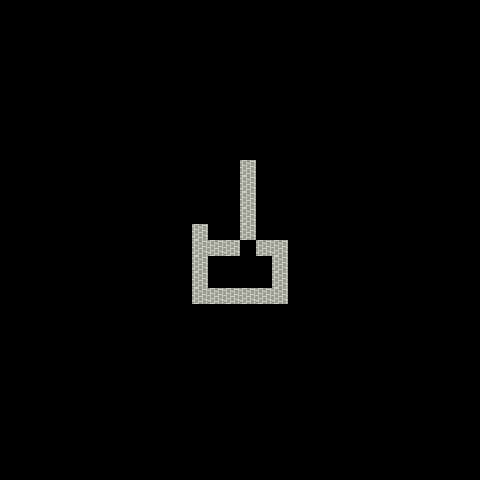

This is a level from a 2D game, rendered from its Tiled map with the project's own tilesets. A one-line summary and the complete map file follow:
An orthogonal 30x30 tile map with 16x16 px tiles, 1 tile layer (Floor) and 9 objects (2x PortalExit, Teleporter, PortalEntrance).

<map version="1.10" tiledversion="1.11.0" orientation="orthogonal" renderorder="right-down" width="30" height="30" tilewidth="16" tileheight="16" infinite="0" nextlayerid="4" nextobjectid="12">
 <tileset firstgid="1" source="../../sprites.tsx" />
 <layer id="1" name="Floor" width="30" height="30" locked="1">
  <data encoding="csv">
0,0,0,0,0,0,0,0,0,0,0,0,0,0,0,0,0,0,0,0,0,0,0,0,0,0,0,0,0,0,
0,0,0,0,0,0,0,0,0,0,0,0,0,0,0,0,0,0,0,0,0,0,0,0,0,0,0,0,0,0,
0,0,0,0,0,0,0,0,0,0,0,0,0,0,0,0,0,0,0,0,0,0,0,0,0,0,0,0,0,0,
0,0,0,0,0,0,0,0,0,0,0,0,0,0,0,0,0,0,0,0,0,0,0,0,0,0,0,0,0,0,
0,0,0,0,0,0,0,0,0,0,0,0,0,0,0,0,0,0,0,0,0,0,0,0,0,0,0,0,0,0,
0,0,0,0,0,0,0,0,0,0,0,0,0,0,0,0,0,0,0,0,0,0,0,0,0,0,0,0,0,0,
0,0,0,0,0,0,0,0,0,0,0,0,0,0,0,0,0,0,0,0,0,0,0,0,0,0,0,0,0,0,
0,0,0,0,0,0,0,0,0,0,0,0,0,0,0,0,0,0,0,0,0,0,0,0,0,0,0,0,0,0,
0,0,0,0,0,0,0,0,0,0,0,0,0,0,0,0,0,0,0,0,0,0,0,0,0,0,0,0,0,0,
0,0,0,0,0,0,0,0,0,0,0,0,0,0,0,0,0,0,0,0,0,0,0,0,0,0,0,0,0,0,
0,0,0,0,0,0,0,0,0,0,0,0,0,0,0,1,0,0,0,0,0,0,0,0,0,0,0,0,0,0,
0,0,0,0,0,0,0,0,0,0,0,0,0,0,0,1,0,0,0,0,0,0,0,0,0,0,0,0,0,0,
0,0,0,0,0,0,0,0,0,0,0,0,0,0,0,1,0,0,0,0,0,0,0,0,0,0,0,0,0,0,
0,0,0,0,0,0,0,0,0,0,0,0,0,0,0,1,0,0,0,0,0,0,0,0,0,0,0,0,0,0,
0,0,0,0,0,0,0,0,0,0,0,0,1,0,0,1,0,0,0,0,0,0,0,0,0,0,0,0,0,0,
0,0,0,0,0,0,0,0,0,0,0,0,1,1,1,0,1,1,0,0,0,0,0,0,0,0,0,0,0,0,
0,0,0,0,0,0,0,0,0,0,0,0,1,0,0,0,0,1,0,0,0,0,0,0,0,0,0,0,0,0,
0,0,0,0,0,0,0,0,0,0,0,0,1,0,0,0,0,1,0,0,0,0,0,0,0,0,0,0,0,0,
0,0,0,0,0,0,0,0,0,0,0,0,1,1,1,1,1,1,0,0,0,0,0,0,0,0,0,0,0,0,
0,0,0,0,0,0,0,0,0,0,0,0,0,0,0,0,0,0,0,0,0,0,0,0,0,0,0,0,0,0,
0,0,0,0,0,0,0,0,0,0,0,0,0,0,0,0,0,0,0,0,0,0,0,0,0,0,0,0,0,0,
0,0,0,0,0,0,0,0,0,0,0,0,0,0,0,0,0,0,0,0,0,0,0,0,0,0,0,0,0,0,
0,0,0,0,0,0,0,0,0,0,0,0,0,0,0,0,0,0,0,0,0,0,0,0,0,0,0,0,0,0,
0,0,0,0,0,0,0,0,0,0,0,0,0,0,0,0,0,0,0,0,0,0,0,0,0,0,0,0,0,0,
0,0,0,0,0,0,0,0,0,0,0,0,0,0,0,0,0,0,0,0,0,0,0,0,0,0,0,0,0,0,
0,0,0,0,0,0,0,0,0,0,0,0,0,0,0,0,0,0,0,0,0,0,0,0,0,0,0,0,0,0,
0,0,0,0,0,0,0,0,0,0,0,0,0,0,0,0,0,0,0,0,0,0,0,0,0,0,0,0,0,0,
0,0,0,0,0,0,0,0,0,0,0,0,0,0,0,0,0,0,0,0,0,0,0,0,0,0,0,0,0,0,
0,0,0,0,0,0,0,0,0,0,0,0,0,0,0,0,0,0,0,0,0,0,0,0,0,0,0,0,0,0,
0,0,0,0,0,0,0,0,0,0,0,0,0,0,0,0,0,0,0,0,0,0,0,0,0,0,0,0,0,0
</data>
 </layer>
 <objectgroup id="3" name="Objects">
  <object id="1" template="../../templates/adventurer.tx" x="240" y="176">
   <properties>
    <property name="dir_x" type="int" value="0" />
    <property name="dir_y" type="int" value="-1" />
   </properties>
  </object>
  <object id="3" template="../../templates/exit.tx" x="192" y="240" />
  <object id="4" template="../../templates/treasure.tx" x="192" y="272" />
  <object id="5" template="../../templates/treasure.tx" x="208" y="304" />
  <object id="6" template="../../templates/treasure.tx" x="256" y="304" />
  <object id="7" template="../../templates/teleporter.tx" type="Teleporter" x="240" y="256" />
  <object id="8" template="../../templates/enter_portal.tx" type="PortalEntrance" x="240" y="240">
   <properties>
    <property name="exit_portal" type="object" value="10" />
   </properties>
  </object>
  <object id="10" template="../../templates/exit_portal.tx" type="PortalExit" x="224" y="256" />
  <object id="11" template="../../templates/exit_portal.tx" type="PortalExit" x="256" y="256">
   <properties>
    <property name="exit_dir_x" type="int" value="1" />
   </properties>
  </object>
 </objectgroup>
</map>
